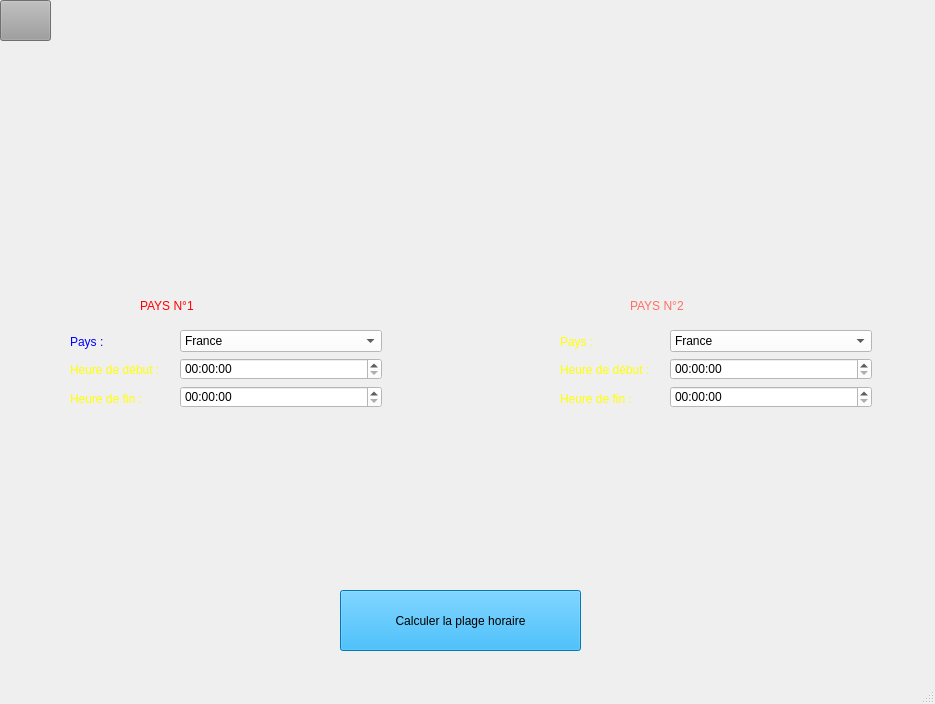
<?xml version="1.0" encoding="UTF-8"?>
<ui version="4.0">
 <class>MainWindow</class>
 <widget class="QMainWindow" name="MainWindow">
  <property name="geometry">
   <rect>
    <x>0</x>
    <y>0</y>
    <width>935</width>
    <height>704</height>
   </rect>
  </property>
  <property name="windowTitle">
   <string>MainWindow</string>
  </property>
  <property name="styleSheet">
   <string notr="true">

</string>
  </property>
  <widget class="QWidget" name="centralwidget">
   <widget class="QLabel" name="label">
    <property name="geometry">
     <rect>
      <x>380</x>
      <y>0</y>
      <width>191</width>
      <height>181</height>
     </rect>
    </property>
    <property name="text">
     <string/>
    </property>
    <property name="pixmap">
     <pixmap resource="logo.qrc">:/1/Logo WGW-Photoroom.png</pixmap>
    </property>
    <property name="scaledContents">
     <bool>true</bool>
    </property>
   </widget>
   <widget class="QPushButton" name="pushButton">
    <property name="geometry">
     <rect>
      <x>340</x>
      <y>590</y>
      <width>241</width>
      <height>61</height>
     </rect>
    </property>
    <property name="styleSheet">
     <string notr="true">background-color: rgb(0, 170, 255);
font: 75 14pt &quot;Arial&quot;;
</string>
    </property>
    <property name="text">
     <string>Calculer la plage horaire</string>
    </property>
    <property name="checkable">
     <bool>false</bool>
    </property>
   </widget>
   <widget class="QLabel" name="label_2">
    <property name="geometry">
     <rect>
      <x>140</x>
      <y>290</y>
      <width>181</width>
      <height>31</height>
     </rect>
    </property>
    <property name="styleSheet">
     <string notr="true">color: rgb(255, 0, 0);
font: 75 italic 30pt &quot;Arial&quot;;</string>
    </property>
    <property name="text">
     <string>PAYS N°1</string>
    </property>
   </widget>
   <widget class="QPushButton" name="pushButton_2">
    <property name="geometry">
     <rect>
      <x>0</x>
      <y>0</y>
      <width>51</width>
      <height>41</height>
     </rect>
    </property>
    <property name="styleSheet">
     <string notr="true">background-color: rgb(156, 156, 156);</string>
    </property>
    <property name="text">
     <string/>
    </property>
    <property name="icon">
     <iconset>
      <normalon>:/1/png-clipart-blue-and-green-logo-computer-icons-history-iconfinder-clock-event-history-schedule-time-icon-miscellaneous-text.png</normalon>
     </iconset>
    </property>
    <property name="iconSize">
     <size>
      <width>50</width>
      <height>40</height>
     </size>
    </property>
   </widget>
   <widget class="QLabel" name="label_5">
    <property name="geometry">
     <rect>
      <x>630</x>
      <y>290</y>
      <width>181</width>
      <height>31</height>
     </rect>
    </property>
    <property name="styleSheet">
     <string notr="true">color: rgb(255, 111, 97);
font: 75 italic 30pt &quot;Arial&quot;;</string>
    </property>
    <property name="text">
     <string>PAYS N°2</string>
    </property>
   </widget>
   <widget class="QWidget" name="verticalLayoutWidget">
    <property name="geometry">
     <rect>
      <x>70</x>
      <y>330</y>
      <width>111</width>
      <height>80</height>
     </rect>
    </property>
    <layout class="QVBoxLayout" name="verticalLayout">
     <item>
      <widget class="QLabel" name="label_15">
       <property name="styleSheet">
        <string notr="true">color: rgb(0, 0, 255);
font: 75 10pt &quot;MS Shell Dlg 2&quot;;</string>
       </property>
       <property name="text">
        <string>Pays :</string>
       </property>
      </widget>
     </item>
     <item>
      <widget class="QLabel" name="label_17">
       <property name="styleSheet">
        <string notr="true">color: rgb(255, 255, 0);
font: 75 10pt &quot;MS Shell Dlg 2&quot;;</string>
       </property>
       <property name="text">
        <string>Heure de début :</string>
       </property>
      </widget>
     </item>
     <item>
      <widget class="QLabel" name="label_18">
       <property name="styleSheet">
        <string notr="true">color: rgb(255, 255, 0);
font: 75 10pt &quot;MS Shell Dlg 2&quot;;</string>
       </property>
       <property name="text">
        <string>Heure de fin :</string>
       </property>
      </widget>
     </item>
    </layout>
   </widget>
   <widget class="QWidget" name="verticalLayoutWidget_2">
    <property name="geometry">
     <rect>
      <x>180</x>
      <y>330</y>
      <width>202</width>
      <height>80</height>
     </rect>
    </property>
    <layout class="QVBoxLayout" name="verticalLayout_4">
     <item>
      <widget class="QComboBox" name="comboBox_3">
       <property name="autoFillBackground">
        <bool>false</bool>
       </property>
       <property name="styleSheet">
        <string notr="true">background-color: rgb(255, 255, 255);</string>
       </property>
       <item>
        <property name="text">
         <string>France</string>
        </property>
       </item>
       <item>
        <property name="text">
         <string>America/Argentina/Comodrivadavia</string>
        </property>
       </item>
       <item>
        <property name="text">
         <string>Inde</string>
        </property>
       </item>
      </widget>
     </item>
     <item>
      <widget class="QTimeEdit" name="timeEdit_8">
       <property name="styleSheet">
        <string notr="true">background-color: rgb(255, 255, 255);</string>
       </property>
      </widget>
     </item>
     <item>
      <widget class="QTimeEdit" name="timeEdit_7">
       <property name="styleSheet">
        <string notr="true">background-color: rgb(255, 255, 255);</string>
       </property>
      </widget>
     </item>
    </layout>
   </widget>
   <widget class="QWidget" name="verticalLayoutWidget_3">
    <property name="geometry">
     <rect>
      <x>1051</x>
      <y>-86</y>
      <width>160</width>
      <height>80</height>
     </rect>
    </property>
    <layout class="QVBoxLayout" name="verticalLayout_5"/>
   </widget>
   <widget class="QWidget" name="verticalLayoutWidget_4">
    <property name="geometry">
     <rect>
      <x>670</x>
      <y>330</y>
      <width>202</width>
      <height>80</height>
     </rect>
    </property>
    <layout class="QVBoxLayout" name="verticalLayout_6">
     <item>
      <widget class="QComboBox" name="comboBox_4">
       <property name="autoFillBackground">
        <bool>false</bool>
       </property>
       <property name="styleSheet">
        <string notr="true">background-color: rgb(255, 255, 255);</string>
       </property>
       <item>
        <property name="text">
         <string>France</string>
        </property>
       </item>
       <item>
        <property name="text">
         <string>America/Argentina/Comodrivadavia</string>
        </property>
       </item>
       <item>
        <property name="text">
         <string>Inde</string>
        </property>
       </item>
      </widget>
     </item>
     <item>
      <widget class="QTimeEdit" name="timeEdit_9">
       <property name="styleSheet">
        <string notr="true">background-color: rgb(255, 255, 255);</string>
       </property>
      </widget>
     </item>
     <item>
      <widget class="QTimeEdit" name="timeEdit_10">
       <property name="styleSheet">
        <string notr="true">background-color: rgb(255, 255, 255);</string>
       </property>
      </widget>
     </item>
    </layout>
   </widget>
   <widget class="QWidget" name="verticalLayoutWidget_5">
    <property name="geometry">
     <rect>
      <x>560</x>
      <y>330</y>
      <width>111</width>
      <height>80</height>
     </rect>
    </property>
    <layout class="QVBoxLayout" name="verticalLayout_7">
     <item>
      <widget class="QLabel" name="label_19">
       <property name="styleSheet">
        <string notr="true">color: rgb(255, 255, 0);
font: 75 10pt &quot;MS Shell Dlg 2&quot;;</string>
       </property>
       <property name="text">
        <string>Pays :</string>
       </property>
      </widget>
     </item>
     <item>
      <widget class="QLabel" name="label_20">
       <property name="styleSheet">
        <string notr="true">color: rgb(255, 255, 0);
font: 75 10pt &quot;MS Shell Dlg 2&quot;;</string>
       </property>
       <property name="text">
        <string>Heure de début :</string>
       </property>
      </widget>
     </item>
     <item>
      <widget class="QLabel" name="label_21">
       <property name="styleSheet">
        <string notr="true">color: rgb(255, 255, 0);
font: 75 10pt &quot;MS Shell Dlg 2&quot;;</string>
       </property>
       <property name="text">
        <string>Heure de fin :</string>
       </property>
      </widget>
     </item>
    </layout>
   </widget>
  </widget>
  <widget class="QStatusBar" name="statusbar"/>
  <action name="actionHistorique">
   <property name="text">
    <string>Historique</string>
   </property>
  </action>
 </widget>
 <resources>
  <include location="logo.qrc"/>
  <include location="settings.qrc"/>
 </resources>
 <connections/>
</ui>
